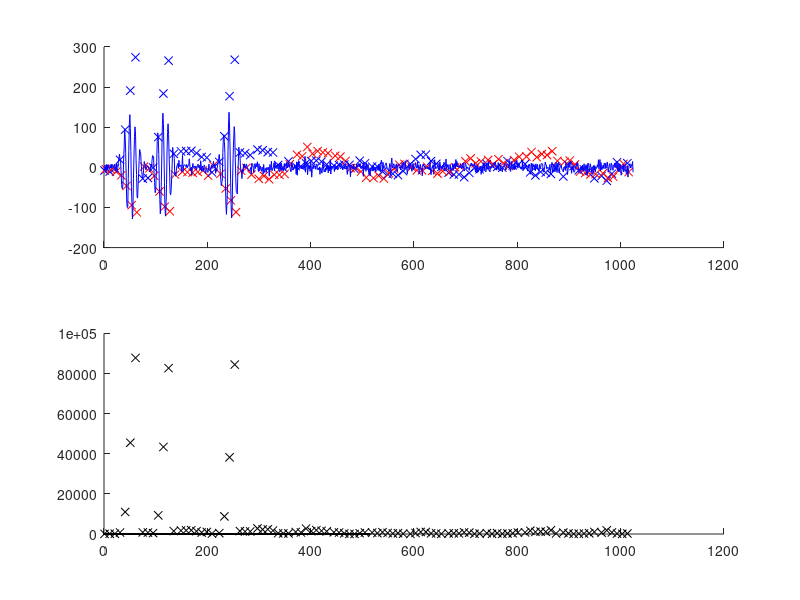

MATLAB code for this plot:
% Figure out how to detect and decode data off of the input lines

clear;
clf;
figure(1);
hold on;

fs = 40000;
f = 4000;
buflen = 7;

% Sample input, with some amount of offset from the start of our buffer
data = hann(64)' .* cos(2*pi*(f/fs)*[0:63]) * 128;
input = zeros(1, 1024);
input(20:83) = data;
input(84:147) = data;
input(212:275) = data;

% Add noise for fun
input = input + 8*randn(1, 1024);

% Run input through resampler
j = 1;
k = 1 + fs/(4*f);
step = fs/f;
i = 1;
l = 1;
rc = zeros(1, buflen);
rs = zeros(1, buflen);
ic = zeros(1, 1);
is = zeros(1, 1);
csum = 0;
ssum = 0;
start = 0;
samples = 0;
detected = 0;
while (k < length(input))
    % Find integer offsets
    cIndex = floor(j);
    sIndex = floor(k);
    
    % Update running structures
    csum = csum - rc(i);
    rc(i) = input(cIndex);
    csum = csum + rc(i);
    ssum = ssum - rs(i);
    rs(i) = input(sIndex);
    ssum = ssum + rs(i);
    subplot(2, 1, 1);
    hold on;
    plot(j, csum, 'bx');
    plot(k, ssum, 'rx');
    subplot(2, 1, 2);
    hold on;
    plot(j, csum^2 + ssum^2, 'kx');
    ic(l) = j;
    is(l) = k;
    
    % Attempt detection
    if (csum^2 + ssum^2) > 70000
        detected = 1;
        rc = zeros(1, buflen);
        rs = zeros(1, buflen);
        csum = 0;
        ssum = 0;
        if (0 == start)
            samples = buflen;
            start = 9;
        end
    end
    
    if (samples == buflen)
        samples = 0;
        j = j + 4;
        k = k + 4;
        if (detected && start > 0)
            display('1');
            start = start - 1;
        elseif (start > 0)
            display('0');
            start = start -1;
        end
        detected = 0;
    end
    
    % Update sample count (redundant)
    samples = samples + 1;
    
    % Update buffers/pointers/offsets
    j = j + step;
    k = k + step;
    i = i + 1;
    l = l + 1;
    if (i > buflen)
        i = 1;
    end
end

%plot(ic, rc, 'g');
subplot(2, 1, 1);
plot(input, 'b');
subplot(2, 1, 2);
plot([1:512], 0, 'k');
%plot(is, rs, 'r');

